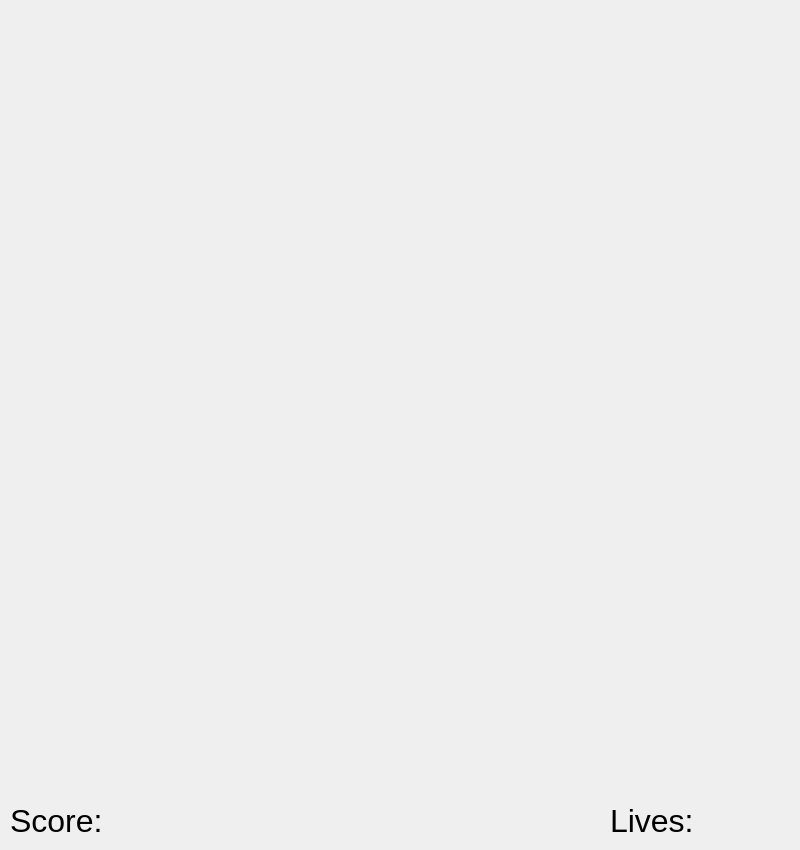
<?xml version="1.0" encoding="UTF-8"?>
<ui version="4.0">
 <class>MainWindow</class>
 <widget class="QMainWindow" name="MainWindow">
  <property name="geometry">
   <rect>
    <x>0</x>
    <y>0</y>
    <width>800</width>
    <height>850</height>
   </rect>
  </property>
  <property name="minimumSize">
   <size>
    <width>800</width>
    <height>850</height>
   </size>
  </property>
  <property name="maximumSize">
   <size>
    <width>800</width>
    <height>850</height>
   </size>
  </property>
  <property name="windowTitle">
   <string>Asteriods</string>
  </property>
  <widget class="QWidget" name="centralwidget">
   <widget class="QLabel" name="scoreLabel">
    <property name="geometry">
     <rect>
      <x>10</x>
      <y>800</y>
      <width>401</width>
      <height>41</height>
     </rect>
    </property>
    <property name="font">
     <font>
      <pointsize>24</pointsize>
     </font>
    </property>
    <property name="text">
     <string>Score:</string>
    </property>
   </widget>
   <widget class="QLabel" name="livesLabel">
    <property name="geometry">
     <rect>
      <x>610</x>
      <y>800</y>
      <width>181</width>
      <height>41</height>
     </rect>
    </property>
    <property name="font">
     <font>
      <pointsize>24</pointsize>
     </font>
    </property>
    <property name="text">
     <string>Lives:</string>
    </property>
   </widget>
  </widget>
 </widget>
 <resources/>
 <connections/>
</ui>
